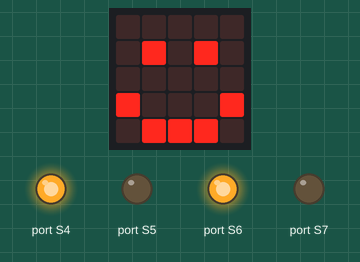
Recording of a program running on a simulated BBC micro:bit running MicroPython. Parts: the board's 5×5 LED display, output pins drawn as LEDs (lit = HIGH).

Above: at 0.1 s.
At 9.96 s:
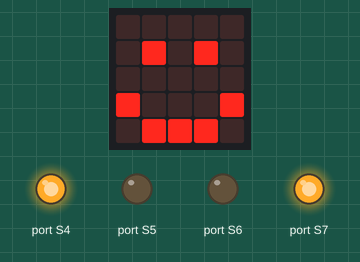
At 19.09 s:
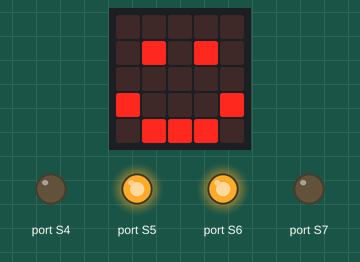
At 39.1 s:
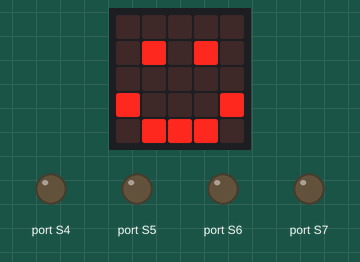
Timing chart, 0 to 40.0 s (numbered marks = the images above):
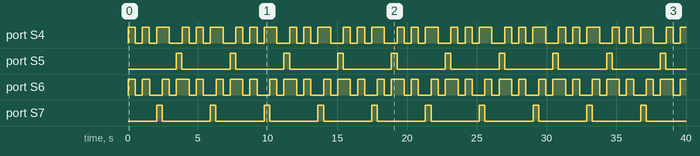

Measured:
- by itself, port S4: repeats every 3.9 s: LOW 0.51 s, HIGH 0.51 s, LOW 0.51 s, HIGH 0.91 s, LOW 0.91 s, HIGH 0.51 s
- by itself, port S5, port S7: alternates HIGH for 0.40 s and LOW for 3.5 s
- by itself, port S6: repeats every 3.9 s: LOW 0.51 s, HIGH 0.51 s, LOW 0.91 s, HIGH 0.51 s, LOW 0.51 s, HIGH 0.91 s

The program:

main.py
```python
# Imports go at the top
from microbit import *
from MicroRover import *

rover = Micro_Rover()
display.show(Image.HAPPY)

# Code in a 'while True:' loop repeats forever
while True:
    rover.moverCelda(2)
    rover.girarDerecha()
    rover.moverCelda(1)
    rover.girarIzquierda()
```

MicroRover.py
```python
# Your new file!
from microbit import *
import math,ustruct
from time import sleep_us,ticks_us
import machine
class Micro_Rover(object):
    # Guarda la última duración del eco para el sensor de distancia
    lastEchoDuration = 0
    def __init__(self):
        self.add = 0x43
        i2c.write(self.add, bytearray([0x00, 0x00]), repeat=False)
        self.set_all_pwm(0, 0)
        i2c.write(self.add, bytearray([0x01, 0x04]), repeat=False)
        i2c.write(self.add, bytearray([0x00, 0x01]), repeat=False)
        sleep(5)
        i2c.write(self.add, bytearray([0x00]), repeat=False)
        mode1s = i2c.read(self.add, 1)
        # mode1 = ustruct.unpack('<H', mode1)[0]
        mode1 = mode1s[0]
        mode1 = mode1 & ~0x10
        i2c.write(self.add, bytearray([0x00, mode1]), repeat=False)
        sleep(5)
    def set_pwm(self, channel, on, off):
        if on is None or off is None:
            i2c.write(self.add, bytearray([0x06+4*channel]), repeat=False)
            data = i2c.read(self.add, 4)
            return ustruct.unpack('<HH', data)
        i2c.write(self.add, bytearray([0x06+4*channel, on & 0xFF]), repeat=False)
        i2c.write(self.add, bytearray([0x07+4*channel, on >> 8]), repeat=False)
        i2c.write(self.add, bytearray([0x08+4*channel, off & 0xFF]), repeat=False)
        i2c.write(self.add, bytearray([0x09+4*channel, off >> 8]), repeat=False)
    def set_all_pwm(self, on, off):
        i2c.write(self.add, bytearray([0xFA, on & 0xFF]), repeat=False)
        i2c.write(self.add, bytearray([0xFB, on >> 8]), repeat=False)
        i2c.write(self.add, bytearray([0xFC, off & 0xFF]), repeat=False)
        i2c.write(self.add, bytearray([0xFD, off >> 8]), repeat=False)
    def map(self,value,fromLow,fromHigh,toLow,toHigh):
        return (toHigh-toLow)*(value-fromLow) / (fromHigh-fromLow) + toLow
    def constrain(self,Value,Low,High):
        if Value <= Low:
            return Low
        elif Value >= High:
            return High
        else:
            return Value
    def all_led_show(self,brightness,R,G,B):
        b=brightness/255
        R=int((R/255)*4095*b)
        G=int((G/255)*4095*b)
        B=int((B/255)*4095*b)
        for i in range(4):
            self.set_pwm(5+3*i,0,R)
            self.set_pwm(6+3*i,0,G)
            self.set_pwm(4+3*i,0,B)
    def led_show(self,index,brightness,R,G,B):
        b=brightness/255
        R=int((R/255)*4095*b)
        G=int((G/255)*4095*b)
        B=int((B/255)*4095*b)
        for i in range(4):
            if index>>i & 0x01:
                if i==0:
                    self.set_pwm(14,0,R)
                    self.set_pwm(15,0,G)
                    self.set_pwm(13,0,B)
                else:
                    self.set_pwm(5+3*(i-1),0,R)
                    self.set_pwm(6+3*(i-1),0,G)
                    self.set_pwm(4+3*(i-1),0,B)
    def hsl_to_rgb(self,degree):
        degree=degree/360*255
        if degree < 85:
            red = 255 - degree * 3
            green = degree * 3
            blue = 0
        elif degree < 170:
            degree = degree - 85
            red = 0
            green = 255 - degree * 3
            blue = degree * 3
        else:
            degree = degree - 170
            red = degree * 3
            green = 0
            blue = 255 - degree * 3
        return int(red),int(green),int(blue)

    def motor(self,left,right):
        left=int(self.map(left,-255,255,-4095,4095))
        right=int(self.map(right,-255,255,-4095,4095))
        if left > 0:
            self.set_pwm(0,0,left)
            self.set_pwm(1,0,0)
        elif left < 0:
            self.set_pwm(0,0,0)
            self.set_pwm(1,0,abs(left))
        else:
            self.set_pwm(0,0,0)
            self.set_pwm(1,0,0)
        if right > 0:
            self.set_pwm(2,0,right)
            self.set_pwm(3,0,0)
        elif right < 0:
            self.set_pwm(2,0,0)
            self.set_pwm(3,0,abs(right))
        else:
            self.set_pwm(2,0,0)
            self.set_pwm(3,0,0)

    def get_distance(self):
        pin12.write_digital(0)
        sleep_us(2)
        pin12.write_digital(1)
        sleep_us(15)
        pin12.write_digital(0)

        t = machine.time_pulse_us(pin13,1,35000)
        if (t <= 0 and self.lastEchoDuration >= 0) :
            t = self.lastEchoDuration

        self.lastEchoDuration = t
        return round(t * 0.017)

    def move_forward(self, cells, speed=1):
        distance_cm = cells * 9.5
        wheel_circumference_cm = 2 * math.pi * 1.5
        wheel_rotations = distance_cm / wheel_circumference_cm

        time_to_move_ms = wheel_rotations * 500 / speed

        self.motor(255, 255)
        sleep(time_to_move_ms)
        self.motor(0, 0)

    def infrared_sensor_value(self):
        sensor_value=pin14.read_digital()<<2|pin15.read_digital()<<1|pin16.read_digital()
        return sensor_value

    def girarDerecha(self, speed=1):
        wheel_circumference_cm = 2 * math.pi * 1.5
        turn_distance_cm = 9.5 * math.pi
        wheel_rotations = turn_distance_cm / wheel_circumference_cm

        time_to_turn_ms = (wheel_rotations * 500 / speed) / 4

        self.motor(255, -255)
        sleep(time_to_turn_ms)
        self.motor(0, 0)

    def girarIzquierda(self, speed=1):
        wheel_circumference_cm = 2 * math.pi * 1.5
        turn_distance_cm = 9.5 * math.pi
        wheel_rotations = turn_distance_cm / wheel_circumference_cm

        time_to_turn_ms = (wheel_rotations * 500 / speed) / 4

        self.motor(-255, 255)
        sleep(time_to_turn_ms)
        self.motor(0, 0)

    def moverCelda(self, num_celda):
        for _ in range(num_celda):
            self.move_forward(cells=1)
            sleep(500)  # Añade un tiempo de espera de 500 ms entre cada movimiento de celda
```
